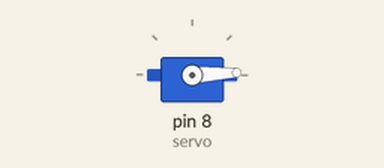
Recording of a sketch running on a simulated Arduino Uno, built with avr-gcc and run on an emulated ATmega328P. On the bench: servo.

Above: at 2.05 s.
At 2.45 s:
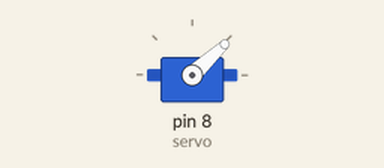
At 2.9 s:
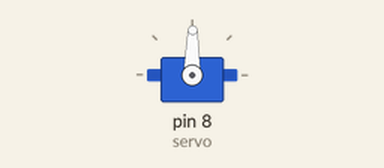
At 3.8 s:
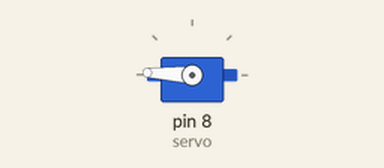
Timing chart, 0 to 6.2 s (numbered marks = the images above):
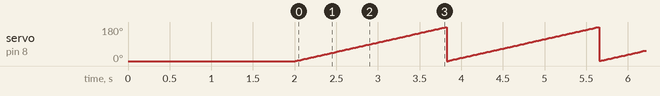

The sketch:

servoControl.ino
```cpp
#include <Servo.h>

//How to attach Servo:
// 1. Brown = ground on power side
// 2. Red = 5V on power side
// 3. Orange = any of the pins on digital side (8 is chosen for this one)


Servo servo;

void setup() {
  // put your setup code here, to run once:
  servo.attach(8);
  servo.write(0);
  delay(2000);
}

void loop() {
  // put your main code here, to run repeatedly:
  for(int i =0; i<= 180; i++){
  servo.write(i);
  delay(10);
  }
}
```

Measured:
- by itself, servo on pin 8 (servo): ramps from 0° to 180° and jumps back, once every 1.8 s
